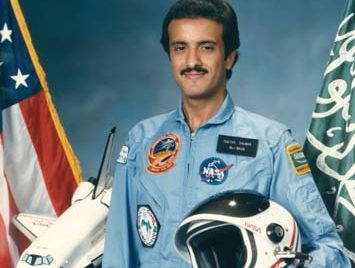
#> input picture LAB 2/image.jpg, 355 x 268 px
$ python 'Task 2.py'
#> lines starting #> are read from the running program, lines starting #| are printed output that depends on the picture
import matplotlib.pyplot as plt
import matplotlib.image as img
import imageio.v3 as iio
import numpy as np


image_path = input("Enter the path of the image: ")
#> the answer given: ../LAB 2/image.jpg
image = img.imread(image_path)
#> image is the input picture: shape (268, 355, 3); mean R, G, B 111.5, 130.1, 135.1
new_image = np.copy(image)
alpha_value = int(input("Enter the transparency level (0 to 255): "))
#> the answer given: 3
path= input("enter the path for the new image")
#> the answer given: ../LAB 2/Dog.png

for i in range(new_image.shape[0]):
    for j in range(new_image.shape[1]):
        new_image[i, j, 2] = alpha_value
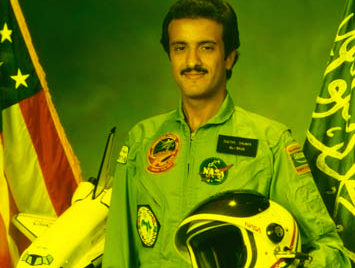
#> new_image: shape (268, 355, 3); mean R, G, B 111.5, 130.1, 3

plt.imshow(new_image)
iio.imwrite(path,new_image)
